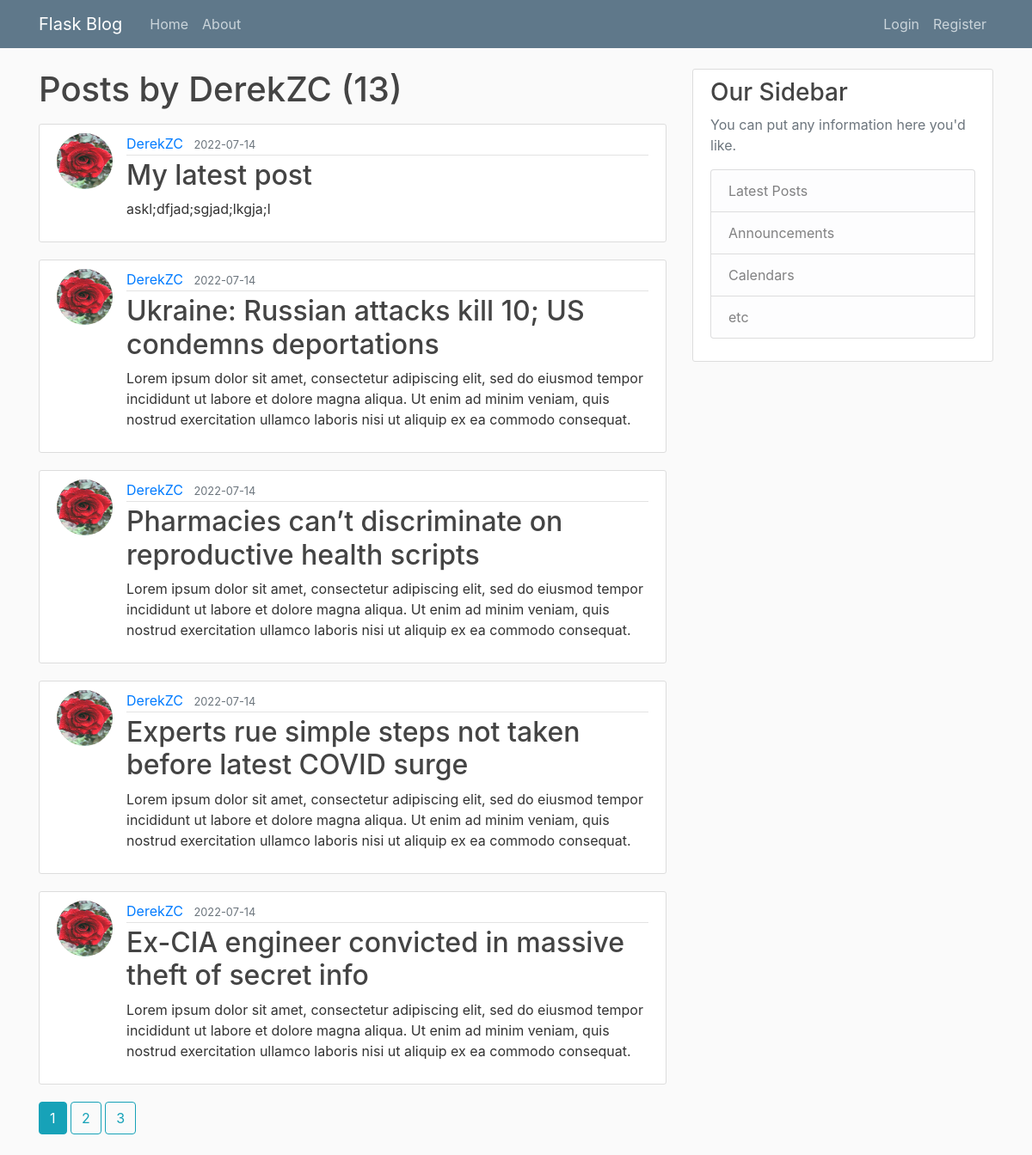
/user/DerekZC, run on an earlier commit of the app's database.
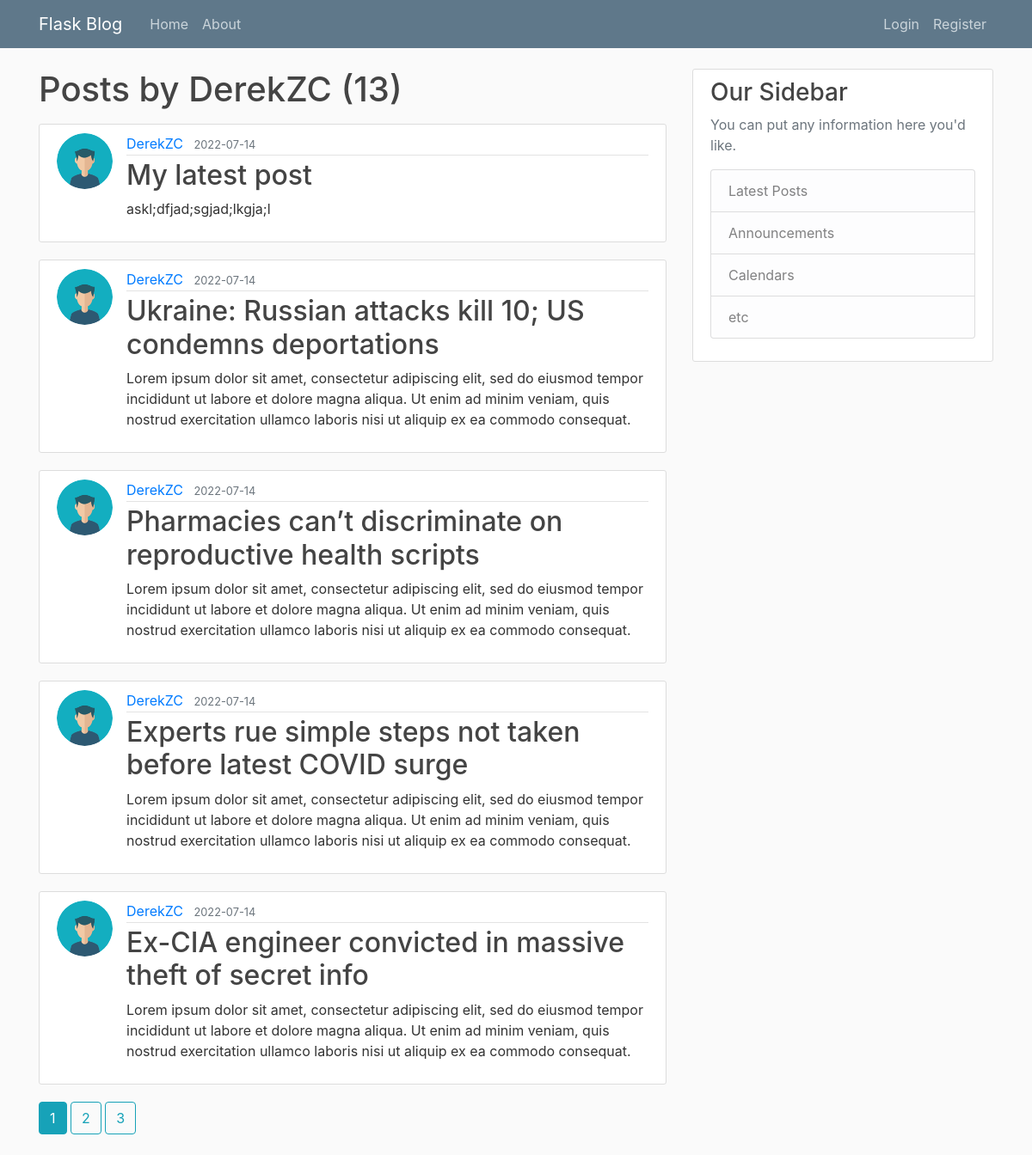
And on a later commit of the database.
### flaskblog/models.py (models this page shows, shortened)
class Post(db.Model):
    id          = db.Column(db.Integer, primary_key=True)
    title       = db.Column(db.String(100), nullable=False)
    date_posted = db.Column(db.DateTime, nullable=False, default=datetime.utcnow)
    content     = db.Column(db.Text, nullable=False)
    user_id     = db.Column(db.Integer, db.ForeignKey('user.id'), nullable=False) # user.id is going to be the user who authored the post

class User(db.Model, UserMixin):
    id         = db.Column(db.Integer, primary_key=True)    # primary_key is a unique id for our user
    username   = db.Column(db.String(20), unique=True, nullable=False)   # 20 character max length, must be unique, can't null bc username required
    email      = db.Column(db.String(120), unique=True, nullable=False)
    image_file = db.Column(db.String(20), nullable=False, default='default.jpg')
    password   = db.Column(db.String(60), nullable=False)
    posts      = db.relationship('Post', backref='author', lazy=True)    # runs in the background b/c not a column

### flaskblog/users/routes.py (the view)
@users.route("/user/<string:username>")
def user_posts(username):
    page = request.args.get('page', 1, type=int)
    user = User.query.filter_by(username=username).first_or_404()
    posts = Post.query.filter_by(author=user)\
        .order_by(Post.date_posted.desc())\
        .paginate(page=page, per_page=5)
    return render_template('user_posts.html', posts=posts, user=user)

### flaskblog/templates/user_posts.html
{% extends "layout.html" %}
{% block content %}
    <h1 class="mb-3">Posts by {{ user.username }} ({{ posts.total }})</h1>
    {% for post in posts.items %}
        <article class="media content-section">
            <img class="rounded-circle article-img" src="{{ url_for('static', filename='profile_pics/' + post.author.image_file) }}" alt="">
            <div class="media-body">
                <div class="article-metadata">
                    <a class="mr-2" href="{{ url_for('users.user_posts', username=post.author.username) }}">{{ post.author.username }}</a>
                    <small class="text-muted">{{ post.date_posted.strftime('%Y-%m-%d') }}</small>
                </div>
                <h2><a class="article-title" href="{{ url_for('posts.post', post_id=post.id) }}">{{ post.title }}</a></h2>
                <p class="article-content">{{ post.content }}</p>
            </div>
        </article>
    {% endfor %}
    {% for page_num in posts.iter_pages(left_edge=1, right_edge=1, left_current=1, right_current=2) %}
        {% if page_num %}
            {% if posts.page == page_num %}
                <a class="btn btn-info mb-4" href="{{ url_for('users.user_posts', username=user.username, page=page_num) }}">{{ page_num }}</a>
            {% else %}
                <a class="btn btn-outline-info mb-4" href="{{ url_for('users.user_posts', username=user.username, page=page_num) }}">{{ page_num }}</a>
            {% endif %}
        {% else %}
            ...
        {% endif %}
    {% endfor %}
{% endblock content %}

What changed in the data, as far as the page shows it:
changed through a linked row, Post "My latest post": image_file: a different picture
changed through a linked row, Post "Ukraine: Russian attacks kill 10; US condemns deportations": image_file: a different picture
changed through a linked row, Post "Pharmacies can’t discriminate on reproductive health scripts": image_file: a different picture
changed through a linked row, Post "Experts rue simple steps not taken before latest COVID surge": image_file: a different picture
changed through a linked row, Post "Ex-CIA engineer convicted in massive theft of secret info": image_file: a different picture
